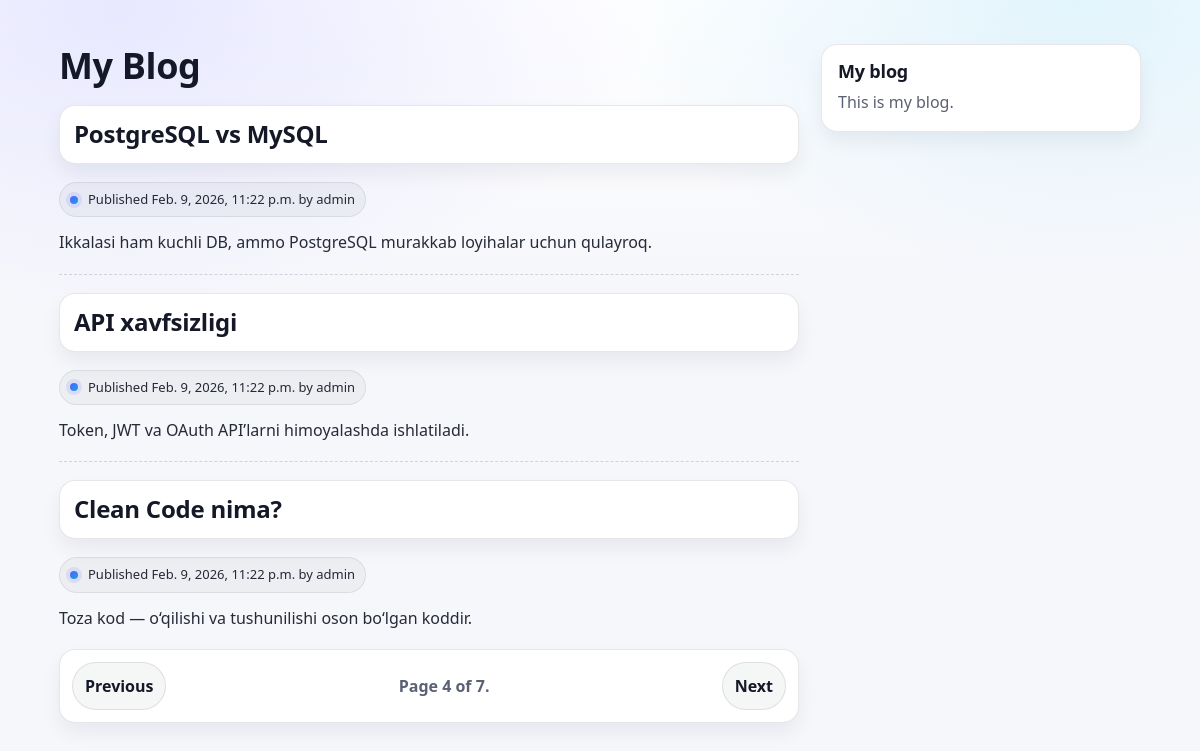
/?page=4, run on the app's committed database.
### blog/models.py (models this page shows, shortened)
class Post(models.Model):
    class Status(models.TextChoices):
        DRAFT = 'DF', 'Draft'
        PUBLISHED = 'PB', 'Published'
    title = models.CharField(max_length=250)
    slug = models.SlugField(max_length=250, unique_for_date='publish')
    author = models.ForeignKey(
        User,
        on_delete=models.CASCADE,
        related_name='blog_posts'
    )
    body = models.TextField()
    publish = models.DateTimeField(default=timezone.now)
    created = models.DateTimeField(auto_now_add=True)
    updated = models.DateTimeField(auto_now=True)
    status = models.CharField(
        max_length=2,
        choices=Status.choices,
        default=Status.DRAFT
    )
    objects = models.Manager()
    published = PublishedManager()
    class Meta:
        ordering = ['-publish']
        indexes = [
            models.Index(fields=['-publish']),
        ]
    def get_absolute_url(self):
        return reverse(
            'blog:post_detail',
            args=[
                self.publish.year,
                self.publish.month,
                self.publish.day,
                self.slug
            ]
        )

### blog/views.py (the view)
# urls.py: path('', post_list, name='post_list'),
def post_list(request):
    post_list = Post.published.all()
    paginator = Paginator(post_list, 3)
    page_number = request.GET.get('page', 1)
    try:
        posts = paginator.page(page_number)
    except PageNotAnInteger:
        posts = paginator.page(1)
    except EmptyPage:
        posts = paginator.page(paginator.num_pages)
    context = {
        'posts': posts,
    }
    return render(request, 'blog/post/list.html', context=context)

### blog/models.py (called while the page is built)
    def get_queryset(self):
        return super().get_queryset().filter(status=Post.Status.PUBLISHED)

### templates/blog/post/list.html (shortened to what this page needs)
{% extends "blog/base.html" %}
{% block content %}
    <h1>My Blog</h1>
    {% for post in posts %}
        <h2>
            <a href="{{ post.get_absolute_url }}">
                {{ post.title }}
            </a>
        </h2>
        <p class="date">
            Published {{ post.publish }} by {{ post.author }}
        </p>
        {{ post.body|truncatewords:30|linebreaks }}
    {% endfor %}
    {% include "pagination.html" with page=posts %}
{% endblock %}

### static/css/blog.css (style rules this page uses)
:root { --bg: #f6f7fb; --text: #151826; --muted: #5b6173; --muted2:#737a8f; --card: #ffffff; --line: rgba(20, 24, 38, .10); --accent: #5b5cff; --accent2:#0ea5e9; --radius: 16px; --shadow: 0 12px 30px rgba(20,24,38,.08); --shadow2: 0 10px 20px rgba(20,24,38,.06); --max: 1100px; }
* { box-sizing:border-box; }
html,body { height:100%; }
body { margin:0; color:var(--text); font:16px/1.65 system-ui,-apple-system,Segoe UI,Roboto,Arial,"Noto Sans","Helvetica Neue",sans-serif; background: radial-gradient(900px 500px at 10% 0%, rgba(91,92,255,.14), transparent 60%), radial-gradient(900px 500px at 90% 0%, rgba(14,165,233,.12), transparent 55%), linear-gradient(180deg, #ffffff, var(--bg) 35%, var(--bg)); }
@media (min-width: 980px) { body { display:grid; grid-template-columns: 1fr minmax(0, 740px) minmax(0, 320px) 1fr; column-gap: 22px; } }
h1,h2,h3 { margin:0 0 12px; line-height:1.2; letter-spacing:-.01em; }
h1 { font-size: clamp(28px, 3vw, 42px); }
h2 { font-size: clamp(18px, 2vw, 24px); }
p { margin:0 0 12px; color: var(--text); }
a { color: var(--accent2); text-decoration:none; font-weight:700; }
#content h1 { margin-bottom: 18px; }
#content h2 { margin: 18px 0 8px; }
#content h1 + h2 { margin-top: 18px; }
#content h2:not(:first-of-type) { padding-top: 18px; border-top: 1px dashed rgba(20,24,38,.16); }
#content h2 > a { display:block; padding: 14px 14px; border-radius: var(--radius); background: var(--card); border: 1px solid var(--line); box-shadow: var(--shadow2); transition: transform .08s ease, box-shadow .15s ease, border-color .15s ease; color: var(--text); }
.date { margin: 10px 0 12px; font-size: 13px; color: var(--muted); display: inline-flex; gap: 10px; align-items: center; padding: 6px 10px; border-radius: 999px; background: rgba(20,24,38,.04); border: 1px solid rgba(20,24,38,.08); }
.date::before { content:""; width:8px; height:8px; border-radius: 99px; background: linear-gradient(135deg, var(--accent), var(--accent2)); box-shadow: 0 0 0 4px rgba(91,92,255,.12); }
#content h2 ~ p { color: rgba(21,24,38,.92); }

### data on the page
Post: title "PostgreSQL vs MySQL", publish "Feb. 9, 2026, 11:22 p.m.", author "admin", body "Ikkalasi ham kuchli DB, ammo PostgreSQL murakkab loyihalar uchun qulayroq."
Post: title "API xavfsizligi", publish "Feb. 9, 2026, 11:22 p.m.", author "admin", body "Token, JWT va OAuth API’larni himoyalashda ishlatiladi."
Post: title "Clean Code nima?", publish "Feb. 9, 2026, 11:22 p.m.", author "admin", body "Toza kod — o‘qilishi va tushunilishi oson bo‘lgan koddir."

### other printed values
{{ page.number }} "4"
{{ page.paginator.num_pages }} "7"
